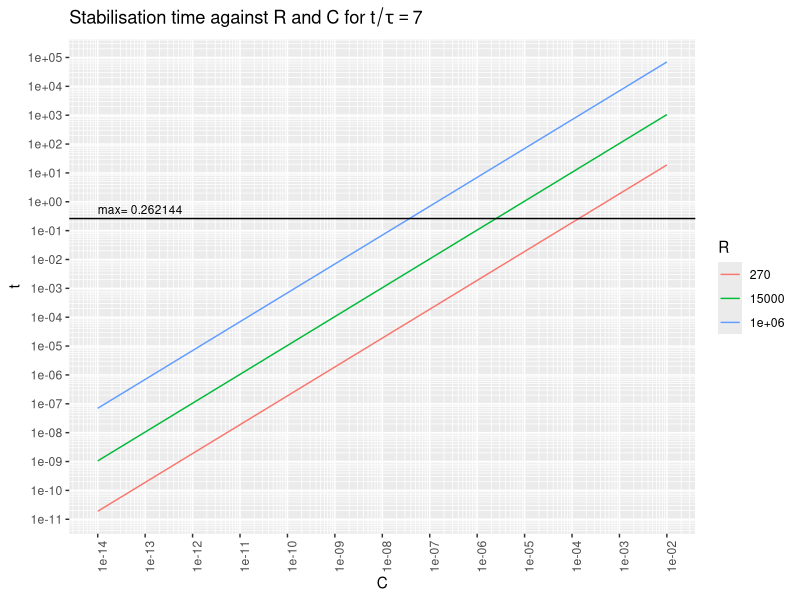
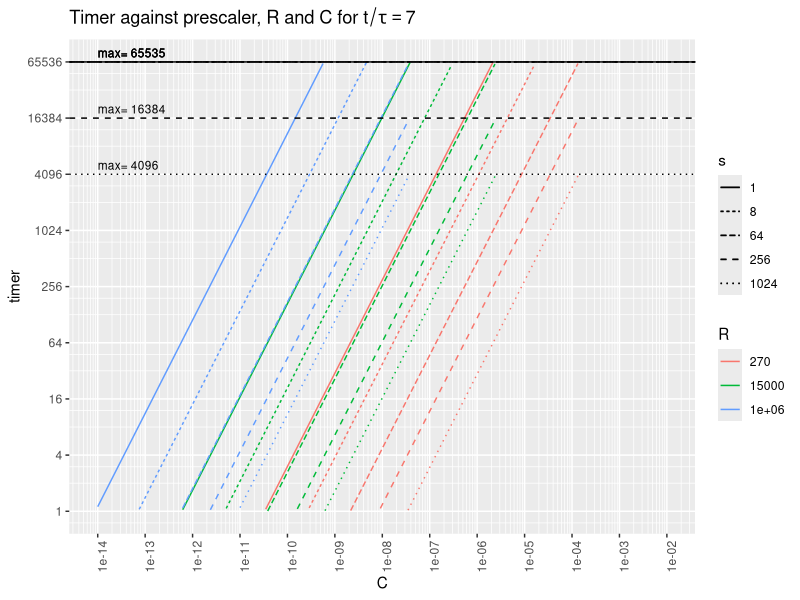
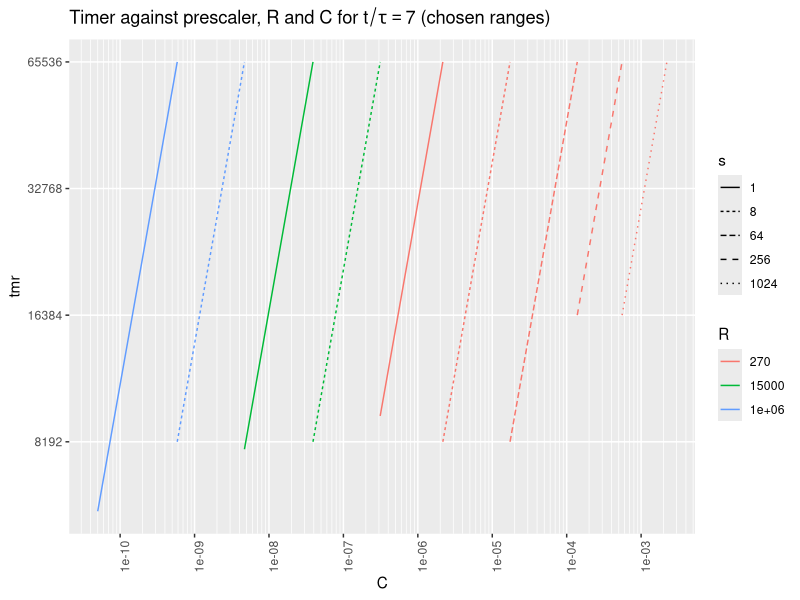

The R script that drew these images, in order:
#!/usr/bin/R -q --vanilla -f
options(echo=F)

library(ggplot2)
library(scales)


# Variable setup ###########################################################

# taus = t/RC
# t = timer*s/f

R = t(c(270, 15e3, 1e6))    # all drive resistors
colnames(R) = R
taustable = 7               # taus to stabilization
taufall = -log(1.1/5)       # taus from 5V to 1.1V
taurise = -log(1-1.1/5)     # taus from 0V to 1.1V     
f = 16e6                    # timer frequency
s = matrix(2^c(0,3,6,8,10)) # all prescaler factors
rownames(s) = s

# To choose the various scales, either we want to choose a
# minimum timer resolution and then optimize for fastest time,
# or choose a maximum time and then optimize for highest resolution.
# Here we're doing the latter.
tmax = 0.262144 # allows for nice range endings at a timer of 0xFFFF
timermax = pmin(tmax*f/s, 2^16-1)

# Based on the max time and timer, max caps for each R and s
Cmax = (timermax*s/f/taustable) %*% (1/R)

# Based on a timer count of 1, min caps for each R and s
Cmin = (s/f/taurise) %*% (1/R)

# various capacitors over the full range
C = matrix(10^seq(-14, -2, by=1/24))
rownames(C) = C  # sprintf('%.2e', C)

# The stabilization time is two-dimensional, over C and R.
tm = taustable*C %*% R

# The stabilization timer value is three-dimensional, over C, R, and s.
timer = drop((f*tm) %o% (1/s))
tmrcompare = aperm(drop(replicate(length(C),
                                  replicate(length(R), timermax))),
                   c(3,2,1))
timer[timer>tmrcompare | timer<1] = NA

# To perform actual range selection:
# There is only one range selected for every C.
# For each C, select the R and s for which:
#   t < tmax
#   1 <= timer < 2^16
#   timer is maximal
# critical points are for each C where:
#   timer crosses 1 or 2^16
#   t crosses tmax
# 6 = t/RC = tim*s/RC/16MHz
# C = t/6R = tim*s/6R/16MHz
# Ccrit = tmax/6R = 2^16*s/6R/16MHz
crit = expand.grid(R=R,s=s)
Ccrit = with(crit, c(s/f/R, 2^16*s/f/R, tmax/R))/taustable
crit = expand.grid(R=R, s=s, C=Ccrit)
crit$t = with(crit, taustable*R*C)
crit$tmr = with(crit, t*f/s)
eps=1e-6  # epsilon tolerance required to accommodate for float error
# Only keep conformant rows.
crit = crit[crit$tmr>=1-eps &
            crit$tmr<=2^16+eps &
            (crit$t<=tmax+eps | crit$R==R[1]),]
# Suitability of every range at a certain C is determined mainly by the highest
# timer but also by the lowest time.
crit = crit[with(crit, order(-C, -tmr^3/t)),]
# We now need pairs of R&s: the first in each pair being either the extreme
# lowest C or the C where the previous range cut out; and the second being the
# maximum condition.
ranges = tail(crit, 1)
samec = ranges
repeat {
   # Find the furthest row with the same R and s
   edge = crit[which(crit$R==samec$R & crit$s==samec$s)[1],]
   ranges = rbind(ranges, edge)
   # Find the (different, conformant) row with the same C and the highest timer
   samec = crit[which(crit$C == edge$C &
                      crit$tmr < 2^16-eps &
                      crit$R <= edge$R &
                      (crit$t < tmax-eps | crit$R==R[1])),][1,]
   if (is.na(samec$R)) break
   ranges = rbind(ranges, samec)
}
rownames(ranges) = 1:(nrow(ranges))
print(ranges)


# Plot utilities ###########################################################

# Adapted from https://stackoverflow.com/questions/30179442
log_breaks = function(maj, radix=10) {
  function(x) {
    minx = floor(min(logb(x, radix), na.rm=T)) - 1
    maxx = ceiling(max(logb(x, radix), na.rm=T)) + 1
    n_major = maxx - minx + 1
    major_breaks = minx:maxx
    if (maj) {
      breaks = major_breaks
    } else {
      breaks = rep(logb(1:(radix-1), radix), times=n_major) +
               rep(major_breaks, each=radix-1)
    }
    radix^breaks
  }
}
# See https://github.com/tidyverse/ggplot2/blob/master/R/scale-continuous.r#L160
scale_x_log_eng = function(..., radix=10) {
  scale_x_continuous(..., trans=log_trans(radix),
                     breaks=log_breaks(T, radix),
                     minor_breaks=log_breaks(F, radix))
}
scale_y_log_eng = function(..., radix=10) {
  scale_y_continuous(..., trans=log_trans(radix),
                     breaks=log_breaks(T, radix),
                     minor_breaks=log_breaks(F, radix))
}
xaxis_text_vert = function() {
  theme(axis.text.x=element_text(angle=90))
}


# Plotting #################################################################

tm_df = as.data.frame.table(tm)
colnames(tm_df) = c('C', 'R', 't')
tm_df$C = as.numeric(levels(tm_df$C))[tm_df$C]
ggplot(tm_df, aes(x=C, y=t)) +
   ggtitle(bquote(paste('Stabilisation time against R and C for ',
                        t/tau == .(taustable)))) +
   geom_line(aes(colour=R, group=R)) +
   geom_hline(aes(yintercept=tmax)) +
   geom_text(data=data.frame(), size=3,
             aes(x=1e-14, y=tmax, label=paste('max=', tmax),
                 hjust='left', vjust=-0.5)) +
   scale_x_log_eng() + scale_y_log_eng() + xaxis_text_vert()


tmr_df = as.data.frame.table(timer)
colnames(tmr_df) = c('C', 'R', 's', 'timer')
tmr_df$C = as.numeric(levels(tmr_df$C))[tmr_df$C]

maxdf = data.frame(timer=timermax, s=factor(s))
maxnames = data.frame(C=1e-14, s=factor(s), timer=timermax)

ggplot(tmr_df, aes(x=C, y=timer, linetype=s)) +
   ggtitle(bquote(paste('Timer against prescaler, R and C for ',
                        t/tau == .(taustable)))) +
   geom_line(aes(colour=R, group=interaction(R,s))) +
   geom_hline(data=maxdf, aes(yintercept=timer, linetype=s, group=s)) +
   geom_text(data=maxnames, size=3,
      aes(label=paste('max=',timer), hjust='left', vjust=-0.5, group=s)) +
   scale_x_log_eng() + xaxis_text_vert() +
   scale_y_log_eng(radix=4, limits=2^c(0,16))


# At the bottom end, cut off at typical parasitic capacitance
ranges[ranges$tmr==1,] = data.frame(R=1e6, s=1, C=50e-12,
                                    t=taustable*1e6*50e-12,
                                    tmr=taustable*1e6*50e-12*f)
ranges$s = factor(ranges$s)
ranges$R = factor(ranges$R)
ggplot(ranges, aes(x=C, y=tmr, colour=R, linetype=s,
                   group=interaction(R,s))) +
   ggtitle(bquote(paste('Timer against prescaler, R and C for ',
                        t/tau == .(taustable), ' (chosen ranges)'))) +
   geom_line() +
   scale_x_log_eng() + xaxis_text_vert() +
   scale_y_log_eng(radix=2)
